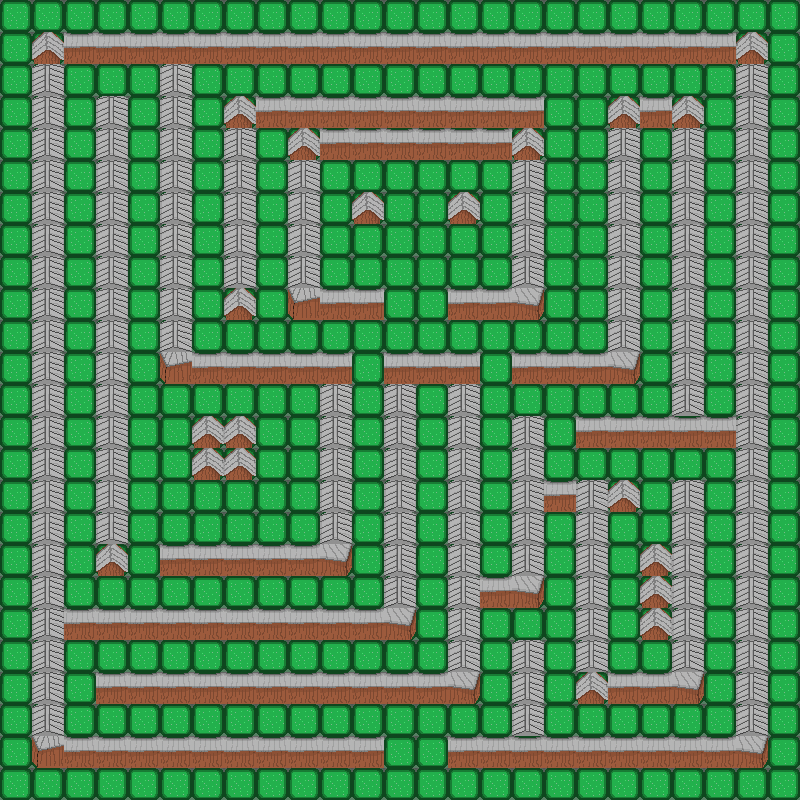

Below is a game level as drawn by its tile map, then a one-line description and the .tmx file that defines it, in full:
An orthogonal 25x25 tile map with 32x32 px tiles, 2 tile layers (Capa de patrones 1, Capa de patrones 2).

<map version="1.10" tiledversion="1.11.2" orientation="orthogonal" renderorder="right-down" width="25" height="25" tilewidth="32" tileheight="32" infinite="0" nextlayerid="3" nextobjectid="1">
 <tileset firstgid="1" source="TODOPorAhroa.tsx" />
 <layer id="1" name="Capa de patrones 1" width="25" height="25">
  <data encoding="csv">
1,1,1,1,1,1,1,1,1,1,1,1,1,1,1,1,1,1,1,1,1,1,1,1,1,
1,1,1,1,1,1,1,1,1,1,1,1,1,1,1,1,1,1,1,1,1,1,1,1,1,
1,1,1,1,1,1,1,1,1,1,1,1,1,1,1,1,1,1,1,1,1,1,1,1,1,
1,1,1,1,1,1,1,1,1,1,1,1,1,1,1,1,1,1,1,1,1,1,1,1,1,
1,1,1,1,1,1,1,1,1,1,1,1,1,1,1,1,1,1,1,1,1,1,1,1,1,
1,1,1,1,1,1,1,1,1,1,1,1,1,1,1,1,1,1,1,1,1,1,1,1,1,
1,1,1,1,1,1,1,1,1,1,1,1,1,1,1,1,1,1,1,1,1,1,1,1,1,
1,1,1,1,1,1,1,1,1,1,1,1,1,1,1,1,1,1,1,1,1,1,1,1,1,
1,1,1,1,1,1,1,1,1,1,1,1,1,1,1,1,1,1,1,1,1,1,1,1,1,
1,1,1,1,1,1,1,1,1,1,1,1,1,1,1,1,1,1,1,1,1,1,1,1,1,
1,1,1,1,1,1,1,1,1,1,1,1,1,1,1,1,1,1,1,1,1,1,1,1,1,
1,1,1,1,1,1,1,1,1,1,1,1,1,1,1,1,1,1,1,1,1,1,1,1,1,
1,1,1,1,1,1,1,1,1,1,1,1,1,1,1,1,1,1,1,1,1,1,1,1,1,
1,1,1,1,1,1,1,1,1,1,1,1,1,1,1,1,1,1,1,1,1,1,1,1,1,
1,1,1,1,1,1,1,1,1,1,1,1,1,1,1,1,1,1,1,1,1,1,1,1,1,
1,1,1,1,1,1,1,1,1,1,1,1,1,1,1,1,1,1,1,1,1,1,1,1,1,
1,1,1,1,1,1,1,1,1,1,1,1,1,1,1,1,1,1,1,1,1,1,1,1,1,
1,1,1,1,1,1,1,1,1,1,1,1,1,1,1,1,1,1,1,1,1,1,1,1,1,
1,1,1,1,1,1,1,1,1,1,1,1,1,1,1,1,1,1,1,1,1,1,1,1,1,
1,1,1,1,1,1,1,1,1,1,1,1,1,1,1,1,1,1,1,1,1,1,1,1,1,
1,1,1,1,1,1,1,1,1,1,1,1,1,1,1,1,1,1,1,1,1,1,1,1,1,
1,1,1,1,1,1,1,1,1,1,1,1,1,1,1,1,1,1,1,1,1,1,1,1,1,
1,1,1,1,1,1,1,1,1,1,1,1,1,1,1,1,1,1,1,1,1,1,1,1,1,
1,1,1,1,1,1,1,1,1,1,1,1,1,1,1,1,1,1,1,1,1,1,1,1,1,
1,1,1,1,1,1,1,1,1,1,1,1,1,1,1,1,1,1,1,1,1,1,1,1,1
</data>
 </layer>
 <layer id="2" name="Capa de patrones 2" width="25" height="25">
  <data encoding="csv">
0,0,0,0,0,0,0,0,0,0,0,0,0,0,0,0,0,0,0,0,0,0,0,0,0,
0,2,4,4,4,4,4,4,4,4,4,4,4,4,4,4,4,4,4,4,4,4,4,2,0,
0,6,0,0,0,6,0,0,0,0,0,0,0,0,0,0,0,0,0,0,0,0,0,6,0,
0,6,0,6,0,6,0,2,4,4,4,4,4,4,4,4,4,1,1,2,4,2,0,6,0,
0,6,0,6,0,6,0,6,0,2,4,4,4,4,4,4,2,0,0,6,0,6,0,6,0,
0,6,0,6,0,6,0,6,0,6,0,0,0,0,0,0,6,0,0,6,0,6,0,6,0,
0,6,0,6,0,6,0,6,0,6,0,2,0,0,2,0,6,0,0,6,0,6,0,6,0,
0,6,0,6,0,6,0,6,0,6,0,0,0,0,0,0,6,0,0,6,0,6,0,6,0,
0,6,0,6,0,6,0,6,0,6,0,0,0,0,0,0,6,0,0,6,0,6,0,6,0,
0,6,0,6,0,6,0,2,0,3,4,4,1,1,4,4,5,0,0,6,0,6,0,6,0,
0,6,0,6,0,6,0,0,0,0,0,0,0,0,0,0,0,0,0,6,0,6,0,6,0,
0,6,0,6,0,3,4,4,4,4,4,1,4,4,4,1,4,4,4,5,0,6,0,6,0,
0,6,0,6,0,0,0,0,0,0,6,0,6,0,6,0,0,0,0,0,0,6,0,6,0,
0,6,0,6,0,0,2,2,0,0,6,0,6,0,6,0,6,0,4,4,4,4,4,6,0,
0,6,0,6,0,0,2,2,0,0,6,0,6,0,6,0,6,1,0,0,0,0,0,6,0,
0,6,0,6,0,0,0,0,0,1,6,0,6,0,6,0,6,4,6,2,0,6,0,6,0,
0,6,0,6,0,0,0,0,0,0,6,0,6,0,6,0,6,0,6,0,0,6,0,6,0,
0,6,0,2,0,4,4,4,4,4,5,0,6,0,6,0,6,0,6,0,2,6,0,6,0,
0,6,0,1,0,0,0,0,0,0,0,0,6,0,6,4,5,0,6,0,2,6,0,6,0,
0,6,4,4,4,4,4,4,4,4,4,4,5,1,6,0,0,0,6,0,2,6,0,6,0,
0,6,0,1,0,0,0,0,0,0,0,0,0,0,6,1,6,1,6,0,0,6,0,6,0,
0,6,0,4,4,4,4,4,4,4,4,4,4,4,5,1,6,1,2,4,4,5,0,6,0,
0,6,0,0,0,0,0,0,0,0,0,0,0,0,0,0,6,0,0,0,0,0,0,6,0,
0,3,4,4,4,4,4,4,4,4,4,4,1,1,4,4,4,4,4,4,4,4,4,5,0,
0,0,0,0,0,0,0,0,0,0,0,0,0,0,0,0,0,0,0,0,0,0,0,0,0
</data>
 </layer>
</map>